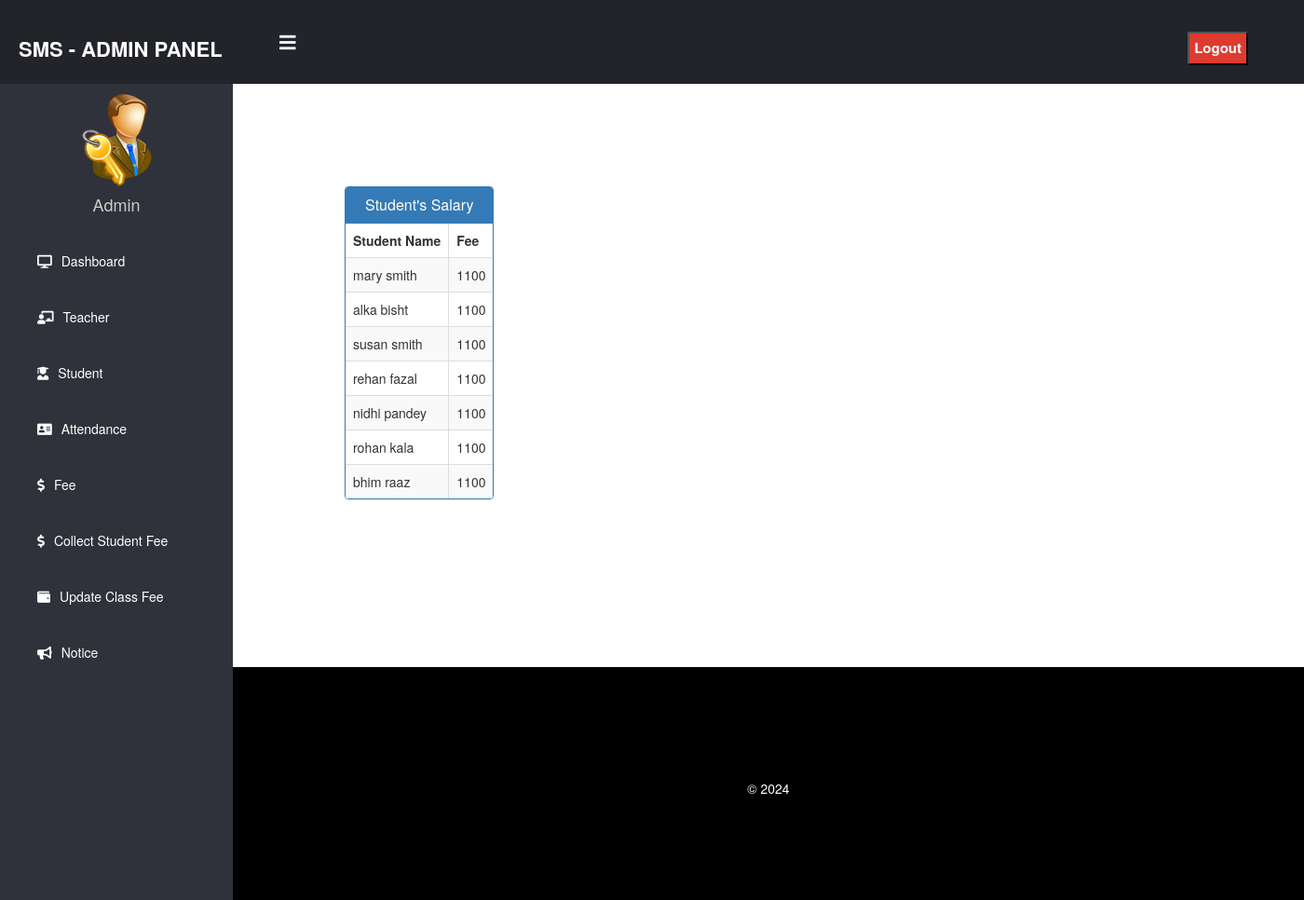
Page /admin-view-student-fee (signed in) on the earlier database version.
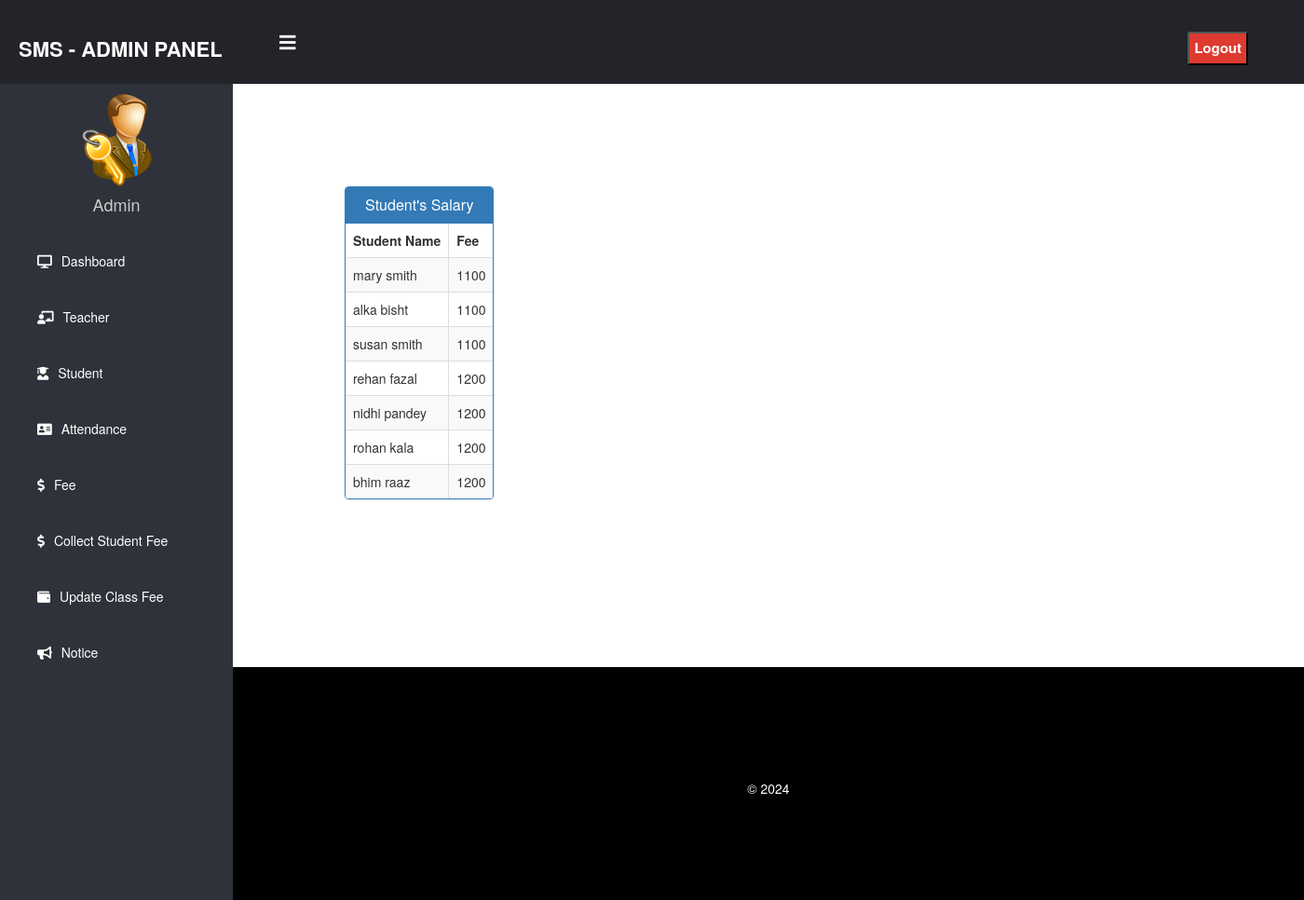
Same page on the later database version.
### school/models.py (models this page shows, shortened)
class StudentExtra(models.Model):
    user=models.OneToOneField(User,on_delete=models.CASCADE)
    roll = models.CharField(max_length=10)
    mobile = models.CharField(max_length=40,null=True)
    fee = models.PositiveIntegerField()
    cl= models.CharField(max_length=10,choices=classes,default='one')
    status=models.BooleanField(default=False)
    @property
    def get_name(self):
        return self.user.first_name+" "+self.user.last_name

### school/views.py (the view)
# urls.py: path('admin-view-student-fee', views.admin_view_student_fee_view,name='admin-view-student-fee'),
@login_required(login_url='adminlogin')
@user_passes_test(is_admin)
def admin_view_student_fee_view(request):
    students=models.StudentExtra.objects.all()
    return render(request,'school/admin_view_student_fee.html',{'students':students})

### school/views.py (called while the page is built)
def is_admin(user):
    return user.groups.filter(name='ADMIN').exists()

### templates/school/admin_view_student_fee.html (shortened to what this page needs)
{% extends 'school/adminbase.html' %}
{% block content %}
<head>
  <link href="//netdna.bootstrapcdn.com/bootstrap/3.0.0/css/bootstrap.min.css" rel="stylesheet" id="bootstrap-css">
</head>
<div class="container">
  <div class="row">
    <div class="panel panel-primary">
      <div class="panel-heading">
        <h6 class="panel-title">Student's Salary</h6>
      </div>
      <table class="table table-hover table-striped table-bordered" id="dev-table">
        <thead>
          <tr>
            <th>Student Name</th>
            <th>Fee</th>
          </tr>
        </thead>
        {% for s in students %}
        <tr>
          <td> {{s.get_name}}</td>
          <td>{{s.fee}}</td>
        </tr>
        {% endfor %}
      </table>
    </div>
  </div>
</div>
{% endblock content %}

Differences in the rows shown:
changed StudentExtra "rehan fazal": fee "1100" → "1200"
changed StudentExtra "nidhi pandey": fee "1100" → "1200"
changed StudentExtra "rohan kala": fee "1100" → "1200"
changed StudentExtra "bhim raaz": fee "1100" → "1200"
